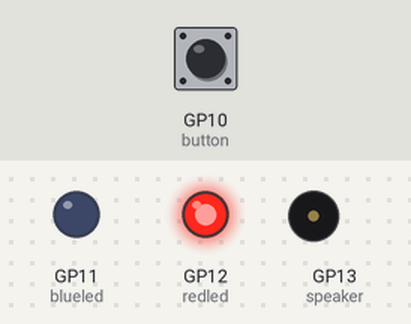
The program below on a simulated Raspberry Pi Pico running MicroPython. On the bench: output pins drawn as LEDs (lit = HIGH), buzzer (waves = sounding). Inputs (shaded band) come from the test bench; at power-on: GP10 (button) HIGH.

Above: at 1.2 s.
1.3 s: GP10 (button) pulled LOW for 0.15 s
At 1.52 s:
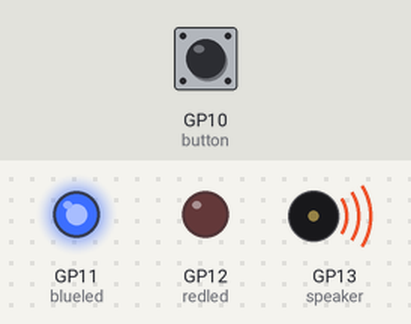
At 4.8 s:
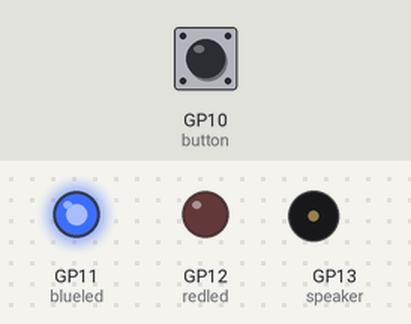
Timing chart, 0 to 10.3 s (numbered marks = the images above; inputs shaded):
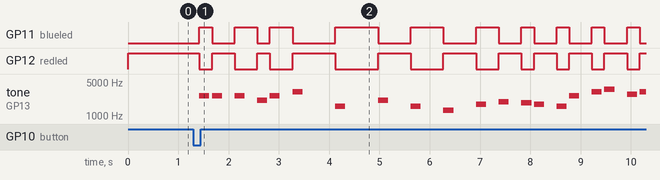

The program:

music.py
```python
from machine import PWM, Pin
from picozero import LED, Button
from time import sleep

MusicNotes = {"B0": 31, "C1": 33,"CS1": 35,"D1": 37,"DS1": 39,"E1": 41,"F1": 44,"FS1": 46,"G1": 49,"GS1": 52,"A1": 55,"AS1": 58,"B1": 62,
"C2": 65,"CS2": 69,"D2": 73,"DS2": 78,"E2": 82,"F2": 87,"FS2": 93,"G2": 98,"GS2": 104,"A2": 110,"AS2": 117,"B2": 123,"C3": 131,"CS3": 139,
"D3": 147,"DS3": 156,"E3": 165,"F3": 175,"FS3": 185,"G3": 196,"GS3": 208,"A3": 220,"AS3": 233,"B3": 247,"C4": 262,"CS4": 277,"D4": 294,
"DS4": 311,"E4": 330,"F4": 349,"FS4": 370,"G4": 392,"GS4": 415,"A4": 440,"AS4": 466,"B4": 494,"C5": 523,"CS5": 554,"D5": 587,"DS5": 622,
"E5": 659,"F5": 698,"FS5": 740,"G5": 784,"GS5": 831,"A5": 880,"AS5": 932,"B5": 988,"C6": 1047,"CS6": 1109,"D6": 1175,"DS6": 1245,"E6": 1324,
"F6": 1397,"FS6": 1480,"G6": 1568,"GS6": 1661,"A6": 1760,"AS6": 1865,"B6": 1976,"C7": 2093,"CS7": 2217,"D7": 2349,"DS7": 2489,"E7": 2637,
"F7": 2794,"FS7": 2960,"G7": 3136,"GS7": 3322,"A7": 3520,"AS7": 3729,"B7": 3951,"C8": 4186,"CS8": 4435,"D8": 4699,"DS8": 4978}


mario = ["E7", "E7", "0", "E7", "0", "C7", "E7", "0", "G7", "0", "0", "0", "G6", "0", "0", "0", "C7", "0", "0", "G6", "0", "0", "E6",
         "0", "0", "A6", "0", "B6", "0", "AS6", "A6", "0", "G6", "E7", "0", "G7", "A7", "0", "F7", "G7", "0", "E7", "0","C7", "D7",
        "B6", "0", "0", "C7", "0", "0", "G6", "0", "0", "E6", "0", "0", "A6", "0", "B6", "0", "AS6", "A6", "0", "G6", "E7", "0", "G7",
        "A7", "0", "F7", "G7", "0", "E7", "0","C7", "D7", "B6", "0", "0"]
tetris = ["E5","B4","C5","D5","C5","B4","A4","A4","C5","E5","D5","C5","B4","C5","D5","E5","C5","A4","A4","0","C5","E5","D5","C5","B4","C5","D5","E5","C5","A4",
          "A4","0","A5","GS5","B5","D6","C6","B5","A5","A5","D6","FS6","F6","DS6","E6","CS6","B5","B5","E6","G6","FS6","F6","DS6","E6","CS6","B5","B5","0","0"]
starwars = ["A4","A4","A4","F4","C5","A4","F4","C5","A4","0","E5","E5","E5","F5","C5","GS4","F4","C5","A4","0","A5","A4","A4","A5","GS5","G5","FS5","F5","FS5",
            "0","AS4","DS5","D5","CS5","C5","B4","0","E5","E5","E5","F5","C5","GS4","F4","C5","A4","0", "A5","A4","A4","A5","GS5","G5","FS5","F5","FS5","0","AS4",
            "DS5","D5","CS5","C5","B4","0","0"]

button = Button(10)
speaker = PWM(Pin(13))
redled = LED(12)
blueled = LED(11)
redled.on()

def playnote(Note):
    speaker.duty_u16(0)
    sleep(0.05)
    redled.toggle()
    blueled.toggle()
    speaker.duty_u16(1500)
    speaker.freq(MusicNotes[Note])

def stopnote():
    speaker.duty_u16(0)

def play_song(song, note_duration):
    for note in song:
        if note == "0" or note == "S":
            stopnote()
            sleep(note_duration)
        else:
            playnote(note)
            sleep(note_duration)
        if button.is_pressed:
            sleep(0.05)  # Debounce
            break  # Stop playing the song if the button is pressed

# Create a list of songs and durations
songs = [(mario, 0.2), (starwars, 0.2), (tetris, 0.2)]

song_index = 0  # Use an index to remember the last song that was played

while True:
    if button.is_pressed:
        sleep(0.05)  # Debounce
        # Play the appropriate song depending on the last song that was played
        play_song(*songs[song_index])
        song_index = (song_index + 1) % len(songs)  # Increment and wrap the index
```

Measured:
- after the input at 1.3 s, GP11 (blueled): LOW → HIGH after 0.12 s, → LOW 0.25 s later, → HIGH 0.45 s later, → LOW 0.45 s later, … (20 changes in this stretch); GP12 (redled): HIGH → LOW after 0.12 s, → HIGH 0.25 s later, → LOW 0.45 s later, → HIGH 0.45 s later, … (20 changes in this stretch)
